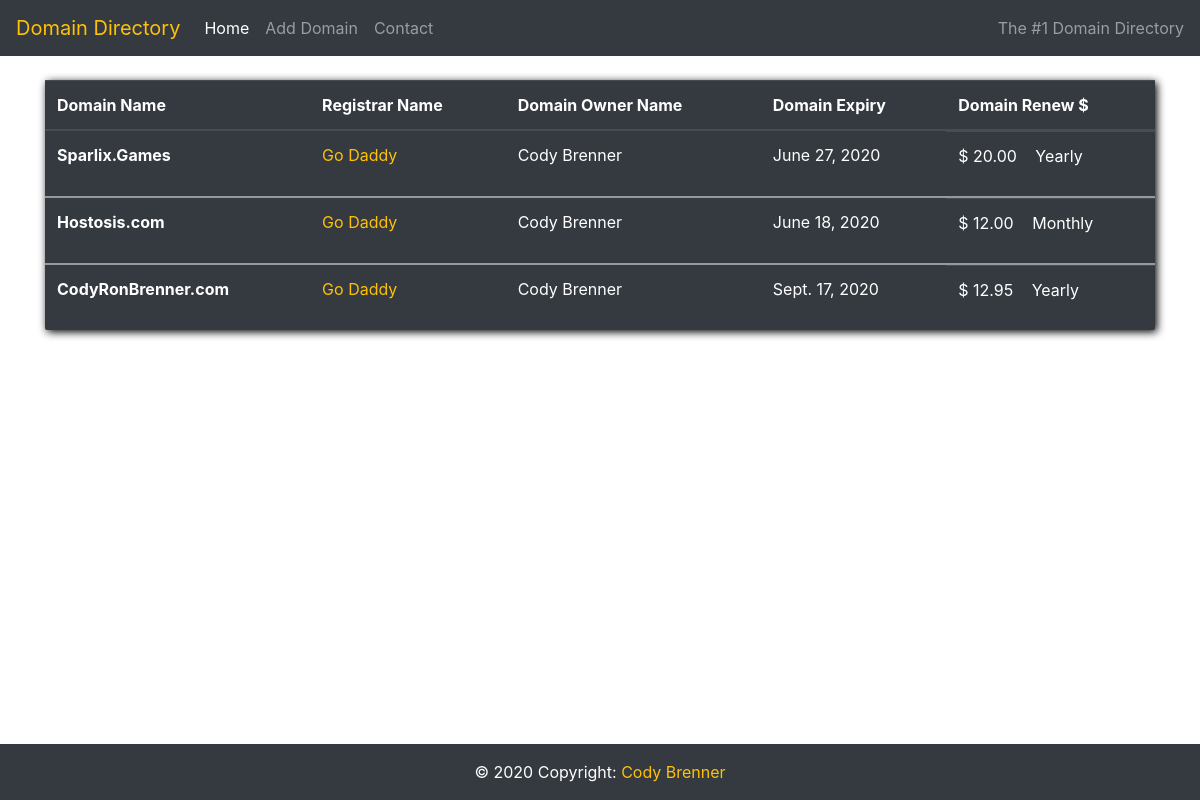
Before: / with the older database file.
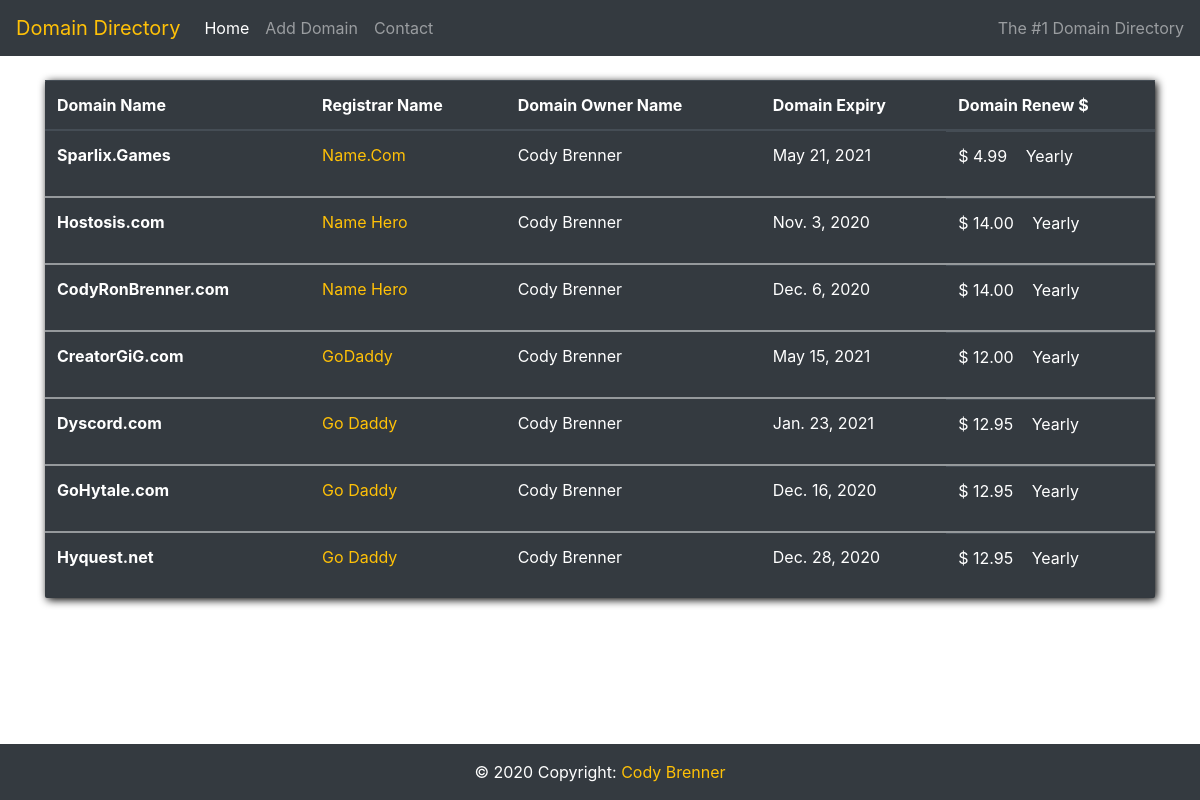
After: the same page with the newer database file.
### domain/models.py (models this page shows)
class Domain(models.Model):
    domain_Name = models.CharField(max_length=30)
    domain_Registrar = models.CharField(max_length=30)
    domain_Owner = models.CharField(max_length=30)
    domain_Expiration = models.DateField()
    domain_Renew_Fee = models.DecimalField(max_digits=6, decimal_places=2)
    domain_Renew_TimePeriod = models.CharField(max_length=10)
    domain_Link = models.CharField(max_length=30)
    domain_Registrar_Link = models.CharField(max_length=30)

### domain/views.py (the view)
# urls.py: path('', views.home, name="home"),
def home(request):
    domain = Domain.objects
    return render(request, 'home.html', {'domain': domain})

### domain/templates/home.html (shortened to what this page needs)
<!DOCTYPE html>
<html lang="en">
	<head>
		<link
			rel="stylesheet"
			href="https://stackpath.bootstrapcdn.com/bootstrap/4.3.1/css/bootstrap.min.css"
		/>
	</head>
	<nav class="navbar navbar-expand-lg navbar-dark bg-dark fixed-top">
		<a class="navbar-brand text-warning" href="{% url 'home' %}"
			>Domain Directory</a
		>
		<div class="collapse navbar-collapse" id="navbarText">
			<ul class="navbar-nav mr-auto">
				<li class="nav-item active">
					<a class="nav-link" href="{% url 'home' %}"
						>Home <span class="sr-only">(current)</span></a
					>
				</li>
				<li class="nav-item">
					<a class="nav-link" href="{% url 'admin:index' %}">Add Domain</a>
				</li>
				<li class="nav-item">
					<a class="nav-link" href="{% url 'contact' %}">Contact</a>
				</li>
			</ul>
			<span class="navbar-text">
				The #1 Domain Directory
			</span>
		</div>
	</nav>
	<body>
		<div class="container" style="margin-top: 10vh;">
			<table
				class="table table-dark my-5"
				style="border-radius: 2px; box-shadow: 2px 2px 8px black;"
			>
				<thead>
					<tr>
						<th scope="col">Domain Name</th>
						<th scope="col">Registrar Name</th>
						<th scope="col">Domain Owner Name</th>
						<th scope="col">Domain Expiry</th>
						<th scope="col">Domain Renew $</th>
					</tr>
				</thead>
				{% for domain in domain.all %}
				<tbody>
					<tr>
						<th scope="row">
							<a href="{{ domain.domain_Link }}" style="color: white;"
								>{{ domain.domain_Name }}</a
							>
						</th>
						<td>
							<a href="{{ domain.domain_Registrar_Link }}" class="text-warning"
								>{{ domain.domain_Registrar }}</a
							>
						</td>
						<td>{{ domain.domain_Owner }}</td>
						<td>{{ domain.domain_Expiration }}</td>
						<td style="display: flex; flex-direction: row;">
							<p style="margin-right: 10%;">
								$ {{ domain.domain_Renew_Fee }}
							</p>
							<p>
								{{ domain.domain_Renew_TimePeriod }}
							</p>
						</td>
					</tr>
				</tbody>
				{% endfor %}
			</table>
		</div>
		<footer
			class="page-footer font-small footer-dark"
			style="
				background-color: rgb(52, 58, 64);
				position: fixed;
				width: 100%;
				bottom: 0;
			"
		>
			<div class="footer-copyright text-center py-3 text-white">
				© 2020 Copyright:
				<a href="{% url 'home' %}" class="text-warning"> Cody Brenner</a>
			</div>
		</footer>
	</body>
</html>

Changed rows visible on the page:
changed Domain "Sparlix.Games": domain_Registrar "Go Daddy" → "Name.Com"; domain_Expiration "June 27, 2020" → "May 21, 2021"; domain_Renew_Fee "20.00" → "4.99"
changed Domain "Hostosis.com": domain_Registrar "Go Daddy" → "Name Hero"; domain_Expiration "June 18, 2020" → "Nov. 3, 2020"; domain_Renew_Fee "12.00" → "14.00"; domain_Renew_TimePeriod "Monthly" → "Yearly"
changed Domain "CodyRonBrenner.com": domain_Registrar "Go Daddy" → "Name Hero"; domain_Expiration "Sept. 17, 2020" → "Dec. 6, 2020"; domain_Renew_Fee "12.95" → "14.00"
added Domain: domain_Name "CreatorGiG.com", domain_Registrar "GoDaddy", domain_Owner "Cody Brenner", domain_Expiration "May 15, 2021", domain_Renew_Fee "12.00", domain_Renew_TimePeriod "Yearly"
added Domain: domain_Name "Dyscord.com", domain_Registrar "Go Daddy", domain_Owner "Cody Brenner", domain_Expiration "Jan. 23, 2021", domain_Renew_Fee "12.95", domain_Renew_TimePeriod "Yearly"
added Domain: domain_Name "GoHytale.com", domain_Registrar "Go Daddy", domain_Owner "Cody Brenner", domain_Expiration "Dec. 16, 2020", domain_Renew_Fee "12.95", domain_Renew_TimePeriod "Yearly"
added Domain: domain_Name "Hyquest.net", domain_Registrar "Go Daddy", domain_Owner "Cody Brenner", domain_Expiration "Dec. 28, 2020", domain_Renew_Fee "12.95", domain_Renew_TimePeriod "Yearly"
